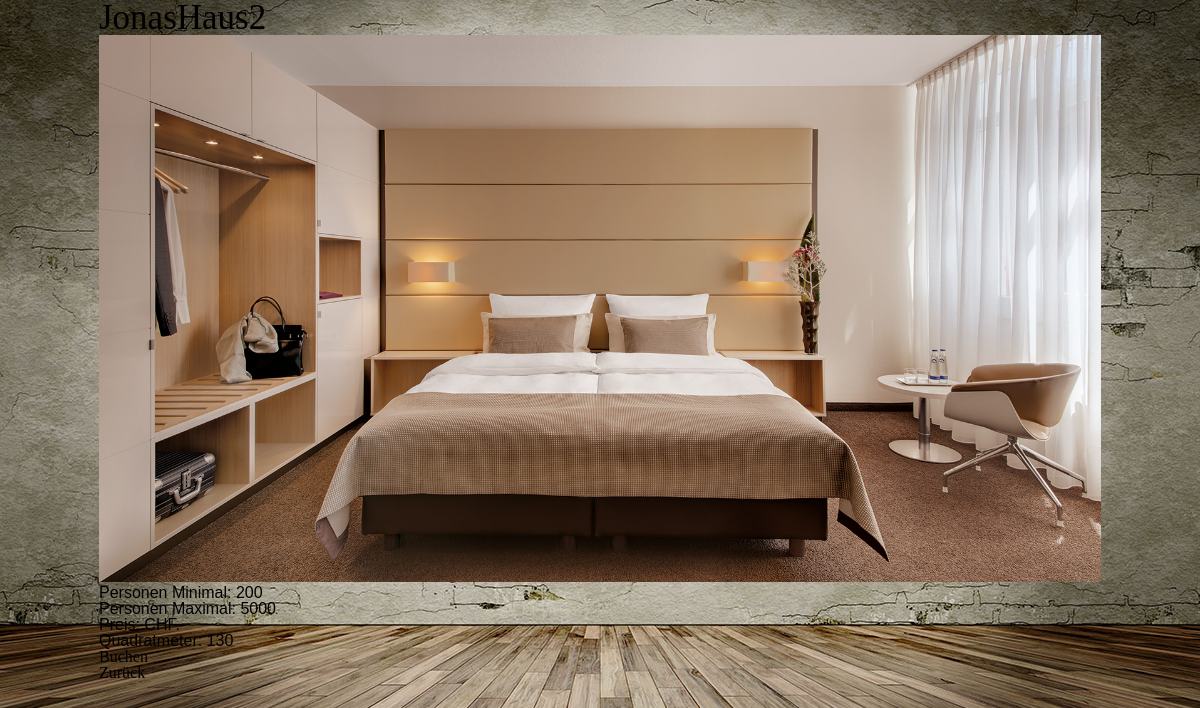
The app's page /detailPage.php?roomid=1 with its own data.
### tables this page shows
CREATE TABLE IF NOT EXISTS `room` (
  `ID` int(10) unsigned NOT NULL AUTO_INCREMENT,
  `name` varchar(60) NOT NULL,
  `description` text NOT NULL,
  `price_morning` float NOT NULL,
  `price_afternoon` float NOT NULL,
  `price_wholeday` float NOT NULL,
  `person_min` smallint(5) unsigned NOT NULL,
  `person_max` smallint(5) unsigned NOT NULL,
  `squaremeters` varchar(60) NOT NULL,
  `booking_id` int(10) unsigned DEFAULT NULL,
  PRIMARY KEY (`ID`),
  KEY `booking_id` (`booking_id`)
);

### detailPage.php (the view, shortened to what this page needs)
<?php
require_once('/includes/db.php');
if(isset($_GET['roomid'])) {
	$roomId = $_GET['roomid'];
	$timeofday = $_GET['timeofday'];
	$query="SELECT * FROM room WHERE ID='$roomId'";
	$db_query=mysqli_query($db,$query);
}
$detailRoom = mysqli_fetch_array($db_query, MYSQL_ASSOC);
?>
<!DOCTYPE html>
<html>
	<head>
		<link href="css/reset.css" type="text/css" rel="stylesheet">
		<link href="css/body.css" type="text/css" rel="stylesheet">
	</head>
	<body>
		<div class="centered">
			<form method="GET">
				<h1><?php echo $detailRoom['name'];?></h1>
				<img src="images/demo-zimmer.jpg" >
				<p>Personen Minimal: <?php echo $detailRoom['person_min'];?></p>
				<p>Personen Maximal: <?php echo $detailRoom['person_max'];?></p>
				<p>Preis: <?php echo $bookingPricing;?> CHF.-</p>
				<p>Quadratmeter: <?php echo $detailRoom['squaremeters'];?></p>
				<div id="buchenButton"><a href="bookingCustomer.php?roomid=<?php echo $roomId;?>&people=<?php echo $_GET['people'];?>&date=<?php echo $_GET['date'];?>&timeofday=<?php echo $timeofday;?>">Buchen</a></div>
				<div id="backButton"><a href="index.php">Zur&uuml;ck</a></div>
			</form>
		</div>
	</body>
</html>

### css/body.css (style rules this page uses)
body { background: url(img/background.png) no-repeat no-repeat center center fixed; -webkit-background-size: cover; -moz-background-size: cover; -o-background-size: cover; background-size: cover; }
h1 { font-size: 35px; }
p { font-family:Arial, Helvetica, sans-serif; }
img { width:100%; }
.centered { width:1002px; margin:0 auto; height:100%; }
a { color:black !important; text-decoration:none !important; }

### records on screen
room: name "JonasHaus2", person_min "200", person_max "5000", squaremeters "130"
